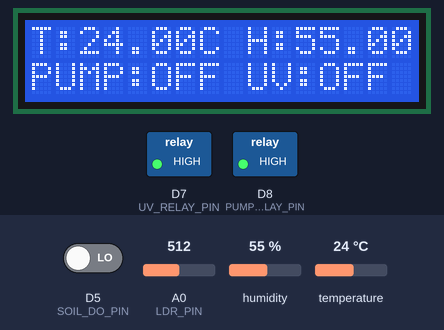
Recording of a sketch running on a simulated ESP8266 (NodeMCU). Shown: 16×2 character LCD, switched loads named in the sketch (green lamp = pin HIGH). The inputs (shaded band) are chosen by the test bench; at power-on: A0 (LDR_PIN) = 512, D5 (SOIL_DO_PIN) LOW, humidity 55 %, temperature 24 °C. What the sketch prints to the serial monitor is not drawn.

Above: at 1.2 s.
1.3 s: A0 (LDR_PIN) set to 459
3.4 s: A0 (LDR_PIN) set to 436
At 5.0 s:
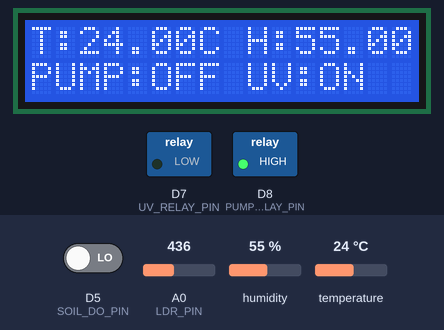
5.8 s: D5 (SOIL_DO_PIN) driven HIGH
At 7.0 s:
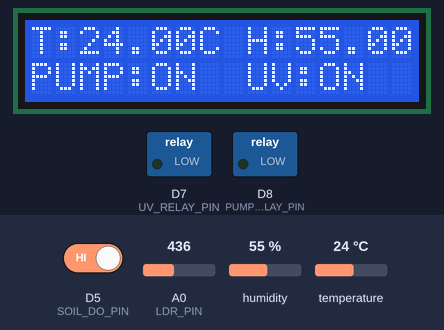
7.9 s: A0 (LDR_PIN) set to 460
At 9.1 s:
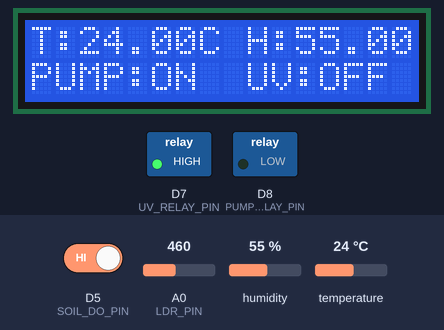
10.0 s: humidity set to 22 %
At 11.2 s:
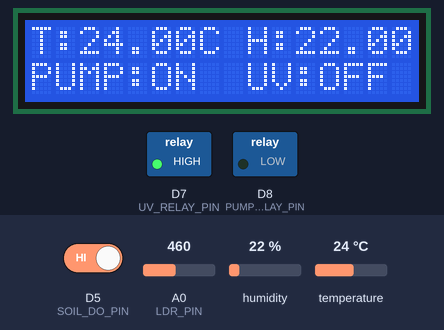
12.2 s: temperature set to 12 °C
At 13.3 s:
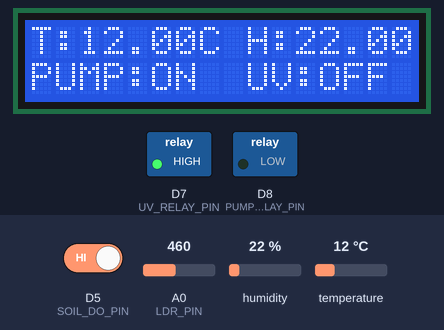
Timing chart, 0 to 15.2 s (numbered marks = the images above; inputs shaded):
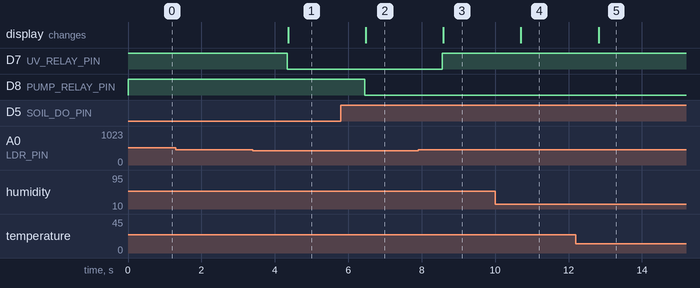

The sketch:

Hybrid-Farming-Solution-with-IoT-Data-Monitoring.ino
```cpp
/************************************************************
* Project  : Hybrid-Farming-Solution-with-IoT-Data-Monitoring

* Version  : PRv001
* Board    : NodeMCU ESP8266
*
* Sensors  : DHT11 (Temp/Humidity), LDR (Light), Soil Moisture (DO)
* Outputs  : Water Pump Relay, UV Light Relay
* Display  : 16x2 LCD via I2C (addr 0x27)
* Network  : ESP8266 SoftAP + JSON dashboard at 192.168.4.1
*
* Notes:
* - Auto-Watering: Pump ON when soil is dry (DO=HIGH on many modules).
* - UV: UV ON when it’s dark (LDR below threshold).
* - LCD shows Temp/Humidity plus UV/Pump status.
* - Connect phone to AP and open 192.168.4.1.
************************************************************/

#include <ESP8266WiFi.h>
#include <ESP8266WebServer.h>
#include <SimpleDHT.h>
#include <Wire.h>
#include <LiquidCrystal_I2C.h>

/********** SoftAP config **********/
const char* AP_SSID = "Garden_AP";
const char* AP_PASS = "12345678";
IPAddress AP_IP(192,168,4,1);
IPAddress AP_GW(192,168,4,1);
IPAddress AP_MASK(255,255,255,0);

/********** Pin map (ESP8266) **********
* D4 = GPIO2  (DHT11 data)
* A0 = ADC    (LDR analog)
* D5 = GPIO14 (Soil DO)
* D7 = GPIO13 (UV Relay)
* D8 = GPIO15 (Pump Relay)
* I2C: SDA=D2(GPIO4), SCL=D1(GPIO5)
*****************************************/
#define DHTPIN D4
#define LDR_PIN A0
#define SOIL_DO_PIN D5
#define UV_RELAY_PIN D7
#define PUMP_RELAY_PIN D8

/********** Relay logic **********
* Many relay modules are ACTIVE-LOW.
* If yours are active-low, keep ACTIVE_LOW = true.
* For active-high relays, set ACTIVE_LOW = false.
**********************************/
const bool ACTIVE_LOW = true;

SimpleDHT11 dht11;
LiquidCrystal_I2C lcd(0x27, 16, 2);
ESP8266WebServer server(80);

/********** Live variables **********/
float tempC = 0, hum = 0;
int   ldrValue = 0;
bool  isDark = false;
bool  soilDry = false;
bool  uvOn = false;
bool  pumpOn = false;

/********** Tuning **********/
int LDR_THRESHOLD = 450;  // lower = darker on ESP8266 (0..1023)

/********** HTML UI (Animated + Clean) **********/
const char page[] PROGMEM = R"HTML(
<!DOCTYPE html>
<html lang="en">
<head>
  <meta charset="utf-8">
  <title>Smart Garden LIVE Dashboard</title>
  <meta name="viewport" content="width=device-width,initial-scale=1">
  <style>
    :root{
      --bg1:#0e1b2c; --bg2:#0b1320; --glass:#14243caa; --card:#14243cf0;
      --pri:#16e0a4; --sec:#5df2ff; --mut:#99b3c7; --on:#20df7f; --off:#ff6060;
      --chip:#0f1f35; --chipbr:#1c3354;
    }
    *{box-sizing:border-box}
    html,body{height:100%;margin:0}
    body{
      font-family:Arial,Helvetica,sans-serif; color:#fff; text-align:center;
      background: radial-gradient(1200px 1200px at 20% 10%, #1a355a44, transparent 60%),
                  linear-gradient(120deg, var(--bg1), var(--bg2));
      animation:bgShift 12s ease-in-out infinite alternate;
      padding:18px;
    }
    @keyframes bgShift{
      0%{background-position:0 0, 0 0}
      100%{background-position:30px -30px, 100px 60px}
    }
    .wrap{max-width:920px;margin:0 auto}
    h1{
      margin:0 0 4px 0; font-size:22px; color:var(--pri); letter-spacing:.5px;
      text-shadow:0 2px 12px #16e0a455;
    }
    .subtitle{font-size:13px;color:var(--mut);margin-bottom:14px}
    .card{
      background:var(--card);
      border:1px solid #244164;
      border-radius:16px;
      padding:18px;
      box-shadow: 0 20px 50px #091326aa, inset 0 1px 0 #2a4669;
      backdrop-filter: blur(6px);
      transform: translateZ(0);
      animation: floatIn .6s ease-out both;
    }
    @keyframes floatIn{
      from{opacity:0; transform:translateY(10px)}
      to{opacity:1; transform:translateY(0)}
    }
    .grid{
      display:grid; gap:14px;
      grid-template-columns: repeat(auto-fit, minmax(180px,1fr));
      margin-top:12px;
    }
    .tile{
      background:var(--glass); border:1px solid #1f3a5a; border-radius:14px;
      padding:16px 14px; min-height:96px;
      transition: transform .2s ease, box-shadow .2s ease, border-color .2s ease;
    }
    .tile:hover{ transform: translateY(-2px); box-shadow:0 12px 26px #0a1628aa; border-color:#2b5486; }
    .k{font-size:12px; color:var(--mut); text-transform:uppercase; letter-spacing:.8px}
    .v{font-size:26px; font-weight:800; color:var(--sec); margin-top:6px}
    .unit{font-size:14px; opacity:.9}
    .chip{
      display:inline-flex; align-items:center; gap:8px;
      padding:8px 12px; border-radius:999px; font-weight:700; font-size:13px;
      background:var(--chip); border:1px solid var(--chipbr); margin:6px 6px 0 6px;
      box-shadow: inset 0 0 0 1px #203651;
    }
    .dot{width:10px; height:10px; border-radius:50%;}
    .on .dot{background:var(--on); animation:pulse 1.6s ease-in-out infinite}
    .off .dot{background:var(--off); opacity:.9}
    @keyframes pulse{
      0%{box-shadow:0 0 0 0 rgba(32,223,127,.5)}
      70%{box-shadow:0 0 0 10px rgba(32,223,127,0)}
      100%{box-shadow:0 0 0 0 rgba(32,223,127,0)}
    }
    .flash{ animation:flash .35s ease; }
    @keyframes flash{ 0%{filter:brightness(1.6)} 100%{filter:brightness(1)} }
  </style>
</head>
<body>
  <div class="wrap">
    <h1>Smart Garden LIVE Dashboard</h1>
    <div class="subtitle">Real-time Temp • Humidity • LDR • Soil • UV • Pump</div>

    <div class="card">
      <div class="grid">
        <div class="tile">
          <div class="k">Temperature</div>
          <div class="v"><span id="t">--</span><span class="unit"> °C</span></div>
        </div>
        <div class="tile">
          <div class="k">Humidity</div>
          <div class="v"><span id="h">--</span><span class="unit"> %</span></div>
        </div>
        <div class="tile">
          <div class="k">Light (LDR)</div>
          <div class="v"><span id="l">--</span></div>
        </div>
        <div class="tile">
          <div class="k">Soil</div>
          <div class="v"><span id="s">--</span></div>
        </div>
      </div>

      <div style="margin-top:10px">
        <span id="chipPump" class="chip off"><span class="dot"></span>Pump: <span id="p">OFF</span></span>
        <span id="chipUV" class="chip off"><span class="dot"></span>UV: <span id="u">OFF</span></span>
      </div>
    </div>
  </div>

  <script>
    function setTextFlash(id, val){
      const el = document.getElementById(id);
      if(el.textContent != String(val)){
        el.textContent = val;
        el.classList.remove('flash');
        void el.offsetWidth;
        el.classList.add('flash');
      }
    }
    function setChip(idChip, idText, isOn){
      const chip = document.getElementById(idChip);
      const txt = document.getElementById(idText);
      txt.textContent = isOn ? "ON" : "OFF";
      chip.classList.toggle('on',  !!isOn);
      chip.classList.toggle('off', !isOn);
    }
    setInterval(()=>{
      fetch('/data')
        .then(r=>r.json())
        .then(j=>{
          setTextFlash('t', j.t);
          setTextFlash('h', j.h);
          setTextFlash('l', j.l);
          setTextFlash('s', j.s ? "DRY" : "WET");
          setChip('chipPump','p', !!j.p);
          setChip('chipUV','u',   !!j.u);
        })
        .catch(()=>{});
    }, 1500);
  </script>
</body>
</html>
)HTML";

/******************** Helpers ********************/
inline void relayWrite(uint8_t pin, bool on){
  if (ACTIVE_LOW) digitalWrite(pin, on ? LOW : HIGH);
  else            digitalWrite(pin, on ? HIGH : LOW);
}

void updateLCD(){
  lcd.clear();
  lcd.setCursor(0,0);
  lcd.print("T:"); lcd.print(tempC); lcd.print("C ");
  lcd.print("H:"); lcd.print(hum);   lcd.print("%");

  lcd.setCursor(0,1);
  lcd.print("PUMP:"); lcd.print(pumpOn ? "ON " : "OFF");
  lcd.print(" UV:");  lcd.print(uvOn   ? "ON"  : "OFF"); // fixed label
}

void readSensors(){
  byte t=0, h=0;
  if(dht11.read(DHTPIN,&t,&h,NULL) == SimpleDHTErrSuccess){
    tempC = t; hum = h;
  }
  ldrValue = analogRead(LDR_PIN);
  isDark = (ldrValue < LDR_THRESHOLD);
  soilDry = digitalRead(SOIL_DO_PIN); // HIGH means dry on many DO modules
}

void controlSystem(){
  uvOn = isDark;
  pumpOn = soilDry;
  relayWrite(UV_RELAY_PIN,   uvOn);
  relayWrite(PUMP_RELAY_PIN, pumpOn);
}

void handleRoot(){ server.send_P(200,"text/html",page); }

void handleData(){
  String json = "{";
  json += "\"t\":"+String(tempC)+",";
  json += "\"h\":"+String(hum)+",";
  json += "\"l\":"+String(ldrValue)+",";
  json += "\"s\":"+String(soilDry?1:0)+",";
  json += "\"p\":"+String(pumpOn?1:0)+",";
  json += "\"u\":"+String(uvOn?1:0);
  json += "}";
  server.send(200,"application/json",json);
}

/******************** Setup/Loop ********************/
void setup(){
  pinMode(SOIL_DO_PIN,INPUT);
  pinMode(UV_RELAY_PIN,OUTPUT);
  pinMode(PUMP_RELAY_PIN,OUTPUT);
  relayWrite(UV_RELAY_PIN,false);
  relayWrite(PUMP_RELAY_PIN,false);

  Serial.begin(115200);
  Serial.println();
  Serial.println("System Boot...");

  Wire.begin(D2,D1);
  lcd.init(); lcd.backlight();
  lcd.print("Smart Garden Ready");

  WiFi.mode(WIFI_AP);
  WiFi.softAPConfig(AP_IP,AP_GW,AP_MASK);
  WiFi.softAP(AP_SSID,AP_PASS);

  server.on("/",handleRoot);
  server.on("/data",handleData);
  server.begin();

  Serial.println("Hotspot IP: 192.168.4.1");
  Serial.print("SSID: "); Serial.println(AP_SSID);
}

void loop(){
  server.handleClient();
  readSensors();
  controlSystem();
  updateLCD();
  delay(1000);
}
```

Measured:
- the behaviour switches between 450 and 449 on A0 (LDR_PIN) (found by bisection; images 0 and 1)
- after the input at 1.3 s, every drawn part: stays the same
- after the input at 3.4 s, D7 (UV_RELAY_PIN): HIGH → LOW after 0.93 s; the display: changes after 0.96 s (image 1)
- after the input at 5.8 s, D8 (PUMP_RELAY_PIN): HIGH → LOW after 0.64 s; the display: changes after 0.68 s (image 2)
- after the input at 7.9 s, D7 (UV_RELAY_PIN): LOW → HIGH after 0.66 s; the display: changes after 0.69 s (image 3)
- after the input at 10.0 s, the display: changes after 0.70 s (image 4)
- after the input at 12.2 s, the display: changes after 0.62 s (image 5)
